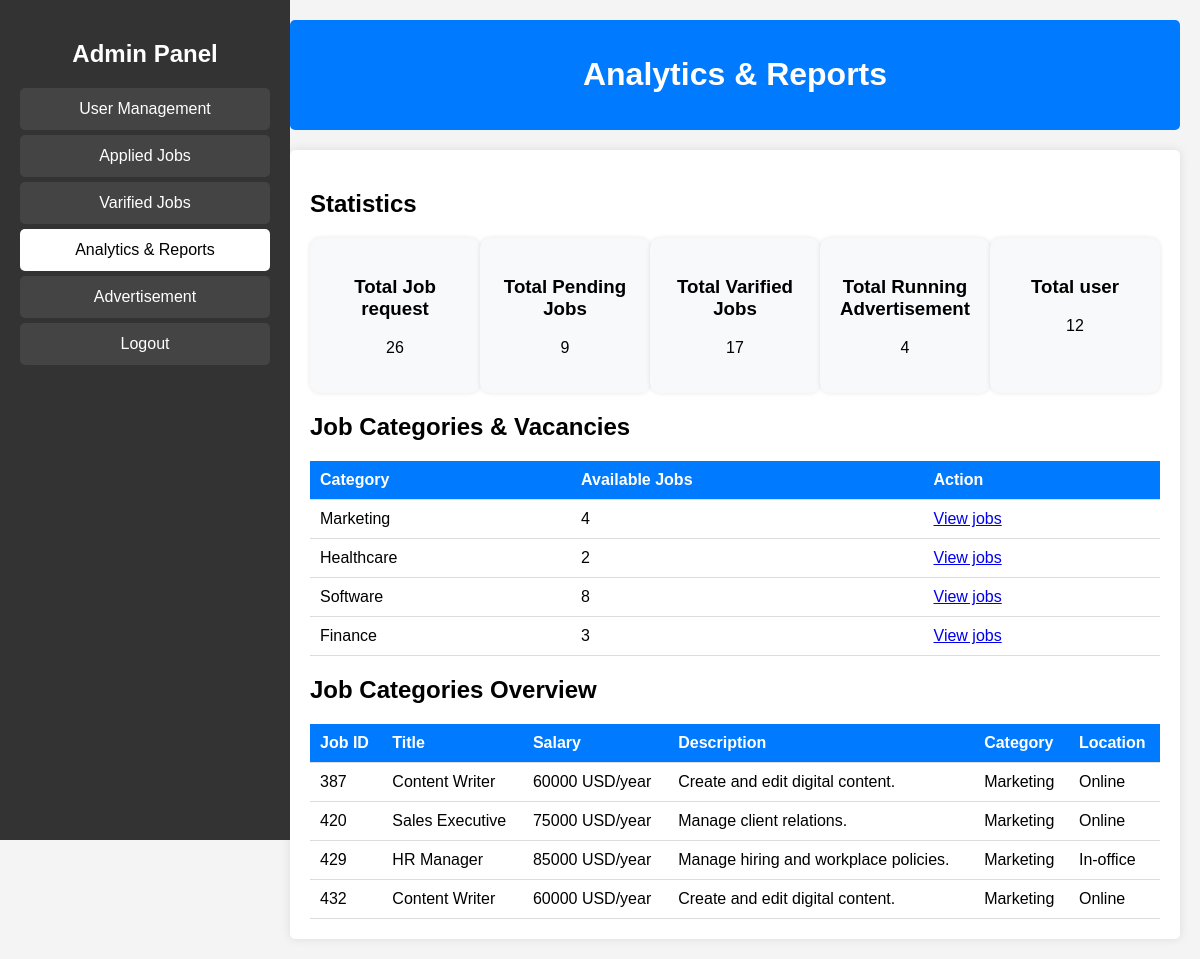
The app's page /Admin/analytics.php with its own data.
### tables this page shows
CREATE TABLE `Jobs` (
  `job_id` int(11) NOT NULL AUTO_INCREMENT,
  `title` varchar(255) DEFAULT NULL,
  `salary` varchar(50) DEFAULT NULL,
  `description` text DEFAULT NULL,
  `category` enum('Software','Marketing','Finance','Healthcare') DEFAULT NULL,
  `job_type` enum('Full-time','Part-time') DEFAULT NULL,
  `location` enum('Online','In-office') DEFAULT NULL,
  `Company` varchar(50) NOT NULL,
  `status` enum('pending','varified','rejected') DEFAULT 'pending',
  PRIMARY KEY (`job_id`)
);

### Admin/analytics.php (the view, shortened to what this page needs)
<!DOCTYPE html>
<html lang="en">
<head>
    <link rel="stylesheet" href="../Admin/analytics.css">
</head>
<body>
    <div class="sidebar">
        <h2>Admin Panel</h2>
        <ul>
            <li><a href="../Admin/user.php">User Management</a></li>
            <li><a href="../Admin/jobs.php">Applied Jobs</a></li>
            <li><a href="../Admin/varified_jobs.php">Varified Jobs</a></li>
            <li style="background-color: white;"><a style="color: black;" href="../Admin/analytics.php">Analytics & Reports</a></li>
            <li><a href="../Admin/ads.php">Advertisement</a></li>
            <li><a href="../index.php">Logout</a></li>
        </ul>
    </div>
    <?php
                    include "../Server/get_data.php";
                    $total = $conn->query("SELECT COUNT(*) as t FROM jobs ");
                    $total_job = $total->fetch_assoc()['t'];
                    $total_jobs = $conn->query("SELECT COUNT(*) as total FROM jobs WHERE status='pending'");
                    $total_jobs_count = $total_jobs->fetch_assoc()['total'];
                    $varified_jobs = $conn->query("SELECT COUNT(*) as varified FROM jobs WHERE status='varified'");
                    $varified_jobs_count = $varified_jobs->fetch_assoc()['varified'];
                    $marketing= $conn->query('SELECT COUNT(*)FROM jobs WHERE category="Marketing" and status="varified" ');
                    $marketing_count = $marketing->fetch_assoc()['COUNT(*)'];
                    $healthcare= $conn->query('SELECT COUNT(*)FROM jobs WHERE category="Healthcare"  and status="varified" ');
                    $healthcare_count = $healthcare->fetch_assoc()['COUNT(*)'];
                    $software= $conn->query('SELECT COUNT(*)FROM jobs WHERE category="Software"  and status="varified" ');
                    $software_count = $software->fetch_assoc()['COUNT(*)'];
                    $finance= $conn->query('SELECT COUNT(*)FROM jobs WHERE category="Finance"  and status="varified" ');
                    $finance_count = $finance->fetch_assoc()['COUNT(*)'];
                    $ad=$conn->query('SELECT COUNT(*)FROM advertisements ');
                    $ad_count = $ad->fetch_assoc()['COUNT(*)'];
                    $user=$conn->query('SELECT COUNT(*)FROM users ');
                    $user_count = $user->fetch_assoc()['COUNT(*)'];
                    ?>
    <div class="main-content">
        <div class="header">
            <h1>Analytics & Reports</h1>
        </div>
        <div class="content">
            <h2>Statistics</h2>
            <div class="stats-container">
            <div class="stat-box">
                    <h3>Total Job request</h3>
                    <p id="job-request"><?php echo $total_job; ?></p>
                </div>
                <div class="stat-box">
                    <h3>Total Pending Jobs</h3>
                    <p id="total-applied-jobs"><?php echo $total_jobs_count; ?></p>
                </div>
                <div class="stat-box">
                    <h3>Total Varified Jobs</h3>
                    <p id="job-requests"><?php echo $varified_jobs_count; ?></p>
                </div>
                <div class="stat-box">
                    <h3>Total Running Advertisement</h3>
                    <p id="job-requests"><?php echo $ad_count; ?></p>
                </div>
                <div class="stat-box">
                    <h3>Total user</h3>
                    <p id="job-requests"><?php echo $user_count; ?></p>
                </div>
            </div>
            <h2>Job Categories & Vacancies</h2>
            <table>
                <thead>
                    <tr>
                        <th>Category</th>
                        <th>Available Jobs</th>
                        <th>Action</th>
                    </tr>
                </thead>
                <tbody id="category-table">
                    <tr>
                        <td >Marketing</td>
                    <td ><?php echo $marketing_count; ?></td>
                 <td>   <a href="analytics.php?cat=marketing" class="button">View jobs </a></td>
                    </tr>
                    <tr>
                        <td >Healthcare</td>
                    <td ><?php echo $healthcare_count; ?></td>
                    <td>   <a href="analytics.php?cat=healthcare" class="button">View jobs </a></td>
                </tr>
                <tr>
                        <td >Software</td>
                    <td ><?php echo $software_count; ?></td>
                    <td>   <a href="analytics.php?cat=software" class="button">View jobs </a></td>
                </tr>
                <tr>
                        <td >Finance</td>
                    <td ><?php echo $finance_count; ?></td>
                    <td>   <a href="analytics.php?cat=finance" class="button">View jobs </a></td>
                </tr>
                </tbody>
            </table>
            <h2>Job Categories Overview</h2>
            <table>
                <thead>
                    <tr>
                        <th>Job ID</th>
                        <th>Title</th>
                        <th>Salary</th>
                        <th>Description</th>
                        <th>Category</th>
                        <th>Location</th>
                    </tr>
                </thead>
                <tbody>
                    <?php
                    include "../Server/get_data.php";
                    $cat = '';
                    if($cat=='')
                        $cat="Marketing";
                   $sql6='SELECT * FROM jobs WHERE category="'.$cat.'" and status="varified"';
                    $cat_jobs = $conn->query($sql6);
                    while ($row = $cat_jobs->fetch_assoc()) {
                        echo "<tr>
                            <td>" . $row['job_id'] . "</td>
                            <td>" . $row['title'] . "</td>
                            <td>" . $row['salary'] . "</td>
                            <td>" . $row['description'] . "</td>
                            <td>" . $row['category'] . "</td>
                            <td>" . $row['location'] . "</td>
                    </tr>";
                    }
                    ?>
                </tbody>
            </table>
        </div>
    </div>
</body>
</html>

### Admin/analytics.css (style rules this page uses)
body { font-family: Arial, sans-serif; margin: 0; padding: 0; display: flex; background-color: #f4f4f4; }
.sidebar { width: 250px; background: #333; color: white; height: 100vh; padding: 20px; position: fixed; }
.sidebar h2 { text-align: center; }
.sidebar ul { list-style: none; padding: 0; }
.sidebar ul li { padding: 12px; margin: 5px 0; background: #444; text-align: center; border-radius: 5px; }
.sidebar ul li a { text-decoration: none; color: white; display: block; }
.main-content { margin-left: 270px; padding: 20px; flex-grow: 1; }
.header { background: #007bff; color: white; padding: 15px; text-align: center; border-radius: 5px; }
.content { margin-top: 20px; padding: 20px; background: white; border-radius: 5px; box-shadow: 0px 0px 10px rgba(0, 0, 0, 0.1); }
.stats-container { display: flex; justify-content: space-around; margin-bottom: 20px; }
.stat-box { width: 45%; background: #f8f9fa; padding: 20px; text-align: center; border-radius: 10px; box-shadow: 0px 0px 5px rgba(0, 0, 0, 0.1); }
table { width: 100%; border-collapse: collapse; margin-top: 20px; }
th, td { padding: 10px; text-align: left; border-bottom: 1px solid #ddd; }
th { background: #007bff; color: white; }

### records on screen
jobs: job_id "387", title "Content Writer", salary "60000 USD/year", description "Create and edit digital content.", category "Marketing", location "Online"
jobs: job_id "420", title "Sales Executive", salary "75000 USD/year", description "Manage client relations.", category "Marketing", location "Online"
jobs: job_id "429", title "HR Manager", salary "85000 USD/year", description "Manage hiring and workplace policies.", category "Marketing", location "In-office"
jobs: job_id "432", title "Content Writer", salary "60000 USD/year", description "Create and edit digital content.", category "Marketing", location "Online"

### other values on screen
$total_job "26"
$total_jobs_count "9"
$varified_jobs_count "17"
$ad_count "4"
$user_count "12"
$marketing_count "4"
$healthcare_count "2"
$software_count "8"
$finance_count "3"
